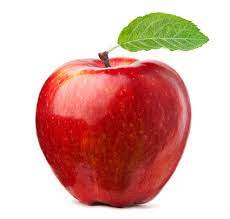
#> input picture apple.jpg, 230 x 219 px
$ python E6.py
#> lines starting #> are read from the running program, lines starting #| are printed output that depends on the picture
# E6 - Image Segmentation : K Means Clustering

import numpy as np
import matplotlib.pyplot as plt
import cv2 as cv

image = cv.imread("./apple.jpg")
#> image is the input picture: shape (219, 230, 3); mean B, G, R 166.1, 173.1, 220
image = cv.cvtColor(image, cv.COLOR_BGR2RGB)

plt.imshow(image)
plt.show()

pixels = image.reshape((-1, 3))
pixels = np.float32(pixels)

criteria = (cv.TERM_CRITERIA_EPS + cv.TERM_CRITERIA_MAX_ITER, 10000, 0.99)

# K = 2
retval, labels, centers = cv.kmeans(pixels, 2, None, criteria, 10, cv.KMEANS_RANDOM_CENTERS)
#> retval = 140947442.4; centers = [[253.2, 248.8, 247.1], [170, 59.02, 43.96]]

centers = np.uint8(centers)
#> centers = [[253, 248, 247], [169, 59, 43]]
segmented_data = centers[labels.flatten()]

segmented_image = segmented_data.reshape((image.shape))
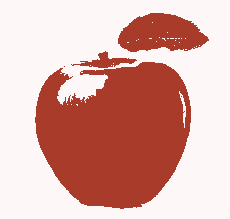
#> segmented_image: shape (219, 230, 3); mean R, G, B 219.5, 172.6, 165.7

plt.imshow(segmented_image)
plt.show()
